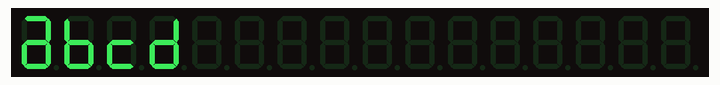
Simulated run of this program. Board: Raspberry Pi (BCM pin numbers). Parts: 16-digit seven-segment display. At 2.0 s the program stops and its outputs stay as they are.

Above: at 0.1 s.
At 1.1 s:
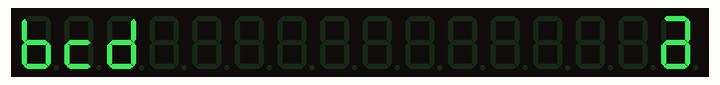
At 2.1 s:
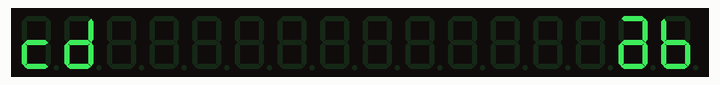

The program:

sevensegment-test-v1.py
```python
#!/usr/bin/env python

import max7219.led as led
import time
import random
from datetime import datetime

device = led.sevensegment(cascaded=2)

device.write_text(1, 'abcd')
# device.show_message('abcd')
time.sleep(1)
device.rotate_left();
time.sleep(1)
device.rotate_left();
```

Measured:
- what the display in image 1 shows lasts 1.0 s, from 1.0 s to 2.0 s
